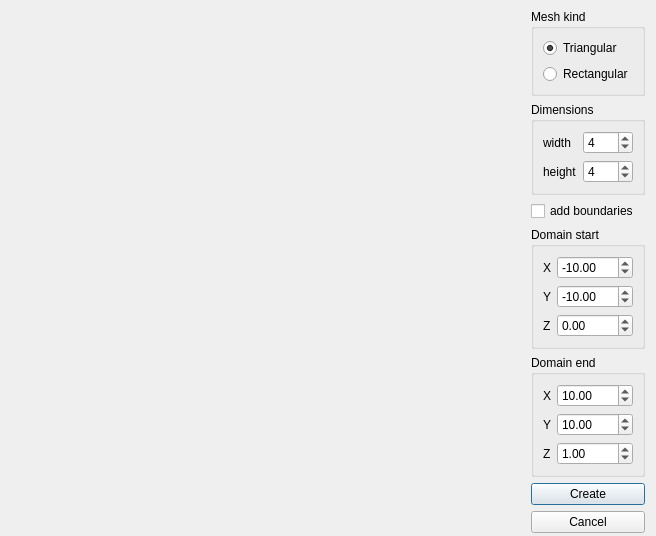
<?xml version="1.0" encoding="UTF-8"?>
<ui version="4.0">
 <class>NewMeshDialog</class>
 <widget class="QDialog" name="NewMeshDialog">
  <property name="geometry">
   <rect>
    <x>0</x>
    <y>0</y>
    <width>656</width>
    <height>501</height>
   </rect>
  </property>
  <property name="windowTitle">
   <string>Dialog</string>
  </property>
  <layout class="QGridLayout" name="gridLayout" columnstretch="1,0">
   <property name="leftMargin">
    <number>0</number>
   </property>
   <property name="topMargin">
    <number>0</number>
   </property>
   <property name="bottomMargin">
    <number>0</number>
   </property>
   <item row="0" column="1">
    <spacer name="verticalSpacer_2">
     <property name="orientation">
      <enum>Qt::Vertical</enum>
     </property>
     <property name="sizeType">
      <enum>QSizePolicy::Fixed</enum>
     </property>
     <property name="sizeHint" stdset="0">
      <size>
       <width>20</width>
       <height>3</height>
      </size>
     </property>
    </spacer>
   </item>
   <item row="9" column="1">
    <spacer name="verticalSpacer">
     <property name="orientation">
      <enum>Qt::Vertical</enum>
     </property>
     <property name="sizeType">
      <enum>QSizePolicy::Fixed</enum>
     </property>
     <property name="sizeHint" stdset="0">
      <size>
       <width>20</width>
       <height>3</height>
      </size>
     </property>
    </spacer>
   </item>
   <item row="7" column="1">
    <widget class="QPushButton" name="buttonCreate">
     <property name="text">
      <string>Create</string>
     </property>
    </widget>
   </item>
   <item row="8" column="1">
    <widget class="QPushButton" name="buttonCancel">
     <property name="text">
      <string>Cancel</string>
     </property>
    </widget>
   </item>
   <item row="0" column="0" rowspan="10">
    <widget class="FluidFlowView" name="viewWidget" native="true"/>
   </item>
   <item row="2" column="1">
    <widget class="QGroupBox" name="dimensionsGroup">
     <property name="title">
      <string>Dimensions</string>
     </property>
     <layout class="QGridLayout" name="gridLayout_4" columnstretch="0,1">
      <item row="0" column="0">
       <widget class="QLabel" name="labelWidth">
        <property name="text">
         <string>width</string>
        </property>
       </widget>
      </item>
      <item row="0" column="1">
       <widget class="QSpinBox" name="spinBoxWidth">
        <property name="minimum">
         <number>2</number>
        </property>
        <property name="maximum">
         <number>16</number>
        </property>
        <property name="value">
         <number>4</number>
        </property>
       </widget>
      </item>
      <item row="1" column="0">
       <widget class="QLabel" name="labelHeight">
        <property name="text">
         <string>height</string>
        </property>
       </widget>
      </item>
      <item row="1" column="1">
       <widget class="QSpinBox" name="spinBoxHeight">
        <property name="minimum">
         <number>2</number>
        </property>
        <property name="maximum">
         <number>16</number>
        </property>
        <property name="value">
         <number>4</number>
        </property>
       </widget>
      </item>
     </layout>
    </widget>
   </item>
   <item row="4" column="1">
    <widget class="QGroupBox" name="domainStartGroup">
     <property name="title">
      <string>Domain start</string>
     </property>
     <layout class="QGridLayout" name="gridLayout_2" columnstretch="0,1">
      <item row="0" column="1">
       <widget class="QDoubleSpinBox" name="domainStartX">
        <property name="minimum">
         <double>-1000.000000000000000</double>
        </property>
        <property name="maximum">
         <double>1000.000000000000000</double>
        </property>
        <property name="value">
         <double>-10.000000000000000</double>
        </property>
       </widget>
      </item>
      <item row="1" column="1">
       <widget class="QDoubleSpinBox" name="domainStartY">
        <property name="minimum">
         <double>-1000.000000000000000</double>
        </property>
        <property name="maximum">
         <double>1000.000000000000000</double>
        </property>
        <property name="value">
         <double>-10.000000000000000</double>
        </property>
       </widget>
      </item>
      <item row="2" column="1">
       <widget class="QDoubleSpinBox" name="domainStartZ">
        <property name="minimum">
         <double>-1000.000000000000000</double>
        </property>
        <property name="maximum">
         <double>1000.000000000000000</double>
        </property>
       </widget>
      </item>
      <item row="0" column="0">
       <widget class="QLabel" name="labelStartX">
        <property name="text">
         <string>X</string>
        </property>
       </widget>
      </item>
      <item row="1" column="0">
       <widget class="QLabel" name="labelStartY">
        <property name="text">
         <string>Y</string>
        </property>
       </widget>
      </item>
      <item row="2" column="0">
       <widget class="QLabel" name="labelStartZ">
        <property name="text">
         <string>Z</string>
        </property>
       </widget>
      </item>
     </layout>
    </widget>
   </item>
   <item row="1" column="1">
    <widget class="QGroupBox" name="groupBoxMeshKind">
     <property name="title">
      <string>Mesh kind</string>
     </property>
     <layout class="QVBoxLayout">
      <item>
       <widget class="QRadioButton" name="radioButtonTriangular">
        <property name="text">
         <string>Triangular</string>
        </property>
        <property name="checked">
         <bool>true</bool>
        </property>
       </widget>
      </item>
      <item>
       <widget class="QRadioButton" name="radioButtonRectangular">
        <property name="text">
         <string>Rectangular</string>
        </property>
       </widget>
      </item>
     </layout>
    </widget>
   </item>
   <item row="5" column="1">
    <widget class="QGroupBox" name="domainEndGroup">
     <property name="title">
      <string>Domain end</string>
     </property>
     <layout class="QGridLayout" name="gridLayout_3" columnstretch="0,1">
      <item row="0" column="0">
       <widget class="QLabel" name="labelEndX">
        <property name="text">
         <string>X</string>
        </property>
       </widget>
      </item>
      <item row="1" column="1">
       <widget class="QDoubleSpinBox" name="domainEndY">
        <property name="minimum">
         <double>-1000.000000000000000</double>
        </property>
        <property name="maximum">
         <double>1000.000000000000000</double>
        </property>
        <property name="value">
         <double>10.000000000000000</double>
        </property>
       </widget>
      </item>
      <item row="0" column="1">
       <widget class="QDoubleSpinBox" name="domainEndX">
        <property name="minimum">
         <double>-1000.000000000000000</double>
        </property>
        <property name="maximum">
         <double>1000.000000000000000</double>
        </property>
        <property name="value">
         <double>10.000000000000000</double>
        </property>
       </widget>
      </item>
      <item row="2" column="1">
       <widget class="QDoubleSpinBox" name="domainEndZ">
        <property name="minimum">
         <double>-1000.000000000000000</double>
        </property>
        <property name="maximum">
         <double>1000.000000000000000</double>
        </property>
        <property name="value">
         <double>1.000000000000000</double>
        </property>
       </widget>
      </item>
      <item row="1" column="0">
       <widget class="QLabel" name="labelEndY">
        <property name="text">
         <string>Y</string>
        </property>
       </widget>
      </item>
      <item row="2" column="0">
       <widget class="QLabel" name="labelEndZ">
        <property name="text">
         <string>Z</string>
        </property>
       </widget>
      </item>
     </layout>
    </widget>
   </item>
   <item row="3" column="1">
    <widget class="QCheckBox" name="boundariesBox">
     <property name="text">
      <string>add boundaries</string>
     </property>
    </widget>
   </item>
   <item row="6" column="1">
    <spacer name="verticalSpacer_3">
     <property name="orientation">
      <enum>Qt::Vertical</enum>
     </property>
     <property name="sizeHint" stdset="0">
      <size>
       <width>20</width>
       <height>0</height>
      </size>
     </property>
    </spacer>
   </item>
  </layout>
 </widget>
 <customwidgets>
  <customwidget>
   <class>FluidFlowView</class>
   <extends>QWidget</extends>
   <header>FluidFlowView.hpp</header>
   <container>1</container>
  </customwidget>
 </customwidgets>
 <resources/>
 <connections/>
</ui>
